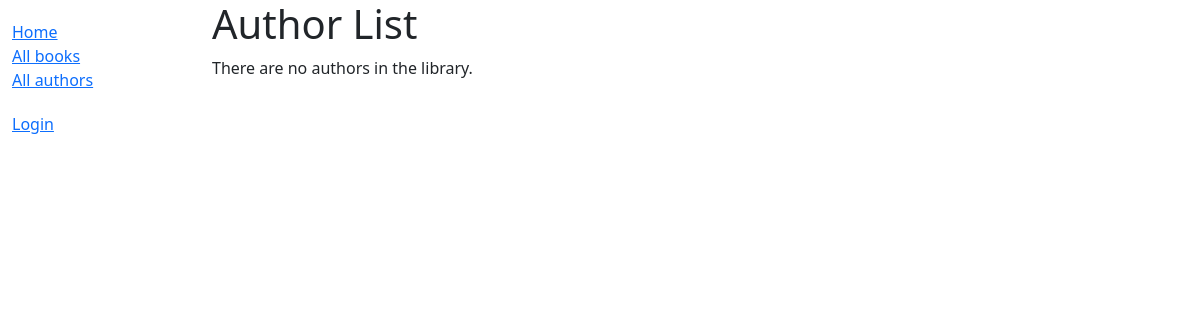
The app's page /catalog/authors/, older data.
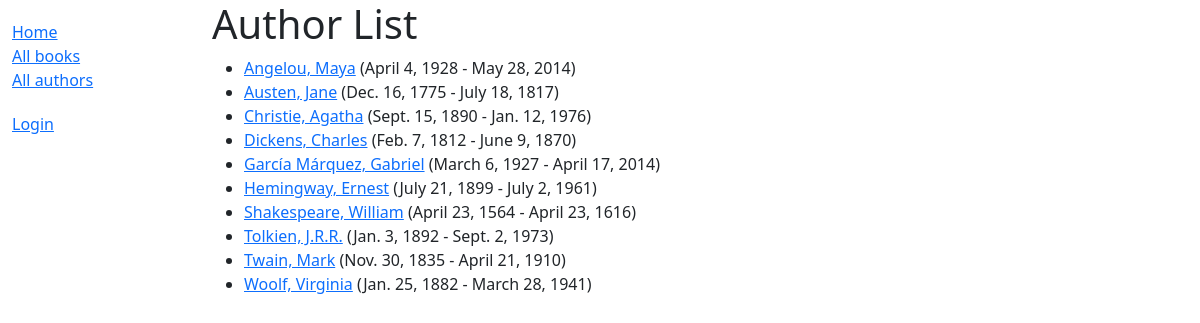
The same page, newer data.
### catalog/models.py (models this page shows)
class Author(models.Model):
    first_name = models.CharField(max_length=100)
    last_name = models.CharField(max_length=100)
    date_of_birth = models.DateField(null=True, blank=True)
    date_of_death = models.DateField('Died', null=True, blank=True)
    class Meta:
        ordering = ['last_name', 'first_name']
    def get_absolute_url(self):
        return reverse('author-detail', args=[str(self.id)])
    def __str__(self):
        return f'{self.last_name}, {self.first_name}'

### catalog/views.py (the view)
# urls.py: path('authors/', views.AuthorListView.as_view(), name='authors'),
class AuthorListView(generic.ListView):
    model = Author
    context_object_name = 'author_list'   # your own name for the list as a template variable
    paginate_by = 10

### catalog/templates/catalog/author_list.html
{% extends "base_generic.html" %} {% block content %}
<h1>Author List</h1>
{% if author_list %}
<ul>
  {% for author in author_list %}
  <li>
    <a href="{{ author.get_absolute_url }}">{{ author }}</a>
    ({{ author.date_of_birth }} - {{ author.date_of_death }})
  </li>
  {% endfor %}
</ul>
{% else %}
<p>There are no authors in the library.</p>
{% endif %} {% endblock %}

Row changes from the older to the newer data that the page shows:
added Author: last_name+first_name "Angelou, Maya", date_of_birth "April 4, 1928", date_of_death "May 28, 2014"
added Author: last_name+first_name "Austen, Jane", date_of_birth "Dec. 16, 1775", date_of_death "July 18, 1817"
added Author: last_name+first_name "Christie, Agatha", date_of_birth "Sept. 15, 1890", date_of_death "Jan. 12, 1976"
added Author: last_name+first_name "Dickens, Charles", date_of_birth "Feb. 7, 1812", date_of_death "June 9, 1870"
added Author: last_name+first_name "García Márquez, Gabriel", date_of_birth "March 6, 1927", date_of_death "April 17, 2014"
added Author: last_name+first_name "Hemingway, Ernest", date_of_birth "July 21, 1899", date_of_death "July 2, 1961"
added Author: last_name+first_name "Shakespeare, William", date_of_birth "April 23, 1564", date_of_death "April 23, 1616"
added Author: last_name+first_name "Tolkien, J.R.R.", date_of_birth "Jan. 3, 1892", date_of_death "Sept. 2, 1973"
added Author: last_name+first_name "Twain, Mark", date_of_birth "Nov. 30, 1835", date_of_death "April 21, 1910"
added Author: last_name+first_name "Woolf, Virginia", date_of_birth "Jan. 25, 1882", date_of_death "March 28, 1941"
Text that changed along with them:
text no longer shown: "There are no authors in the library."
